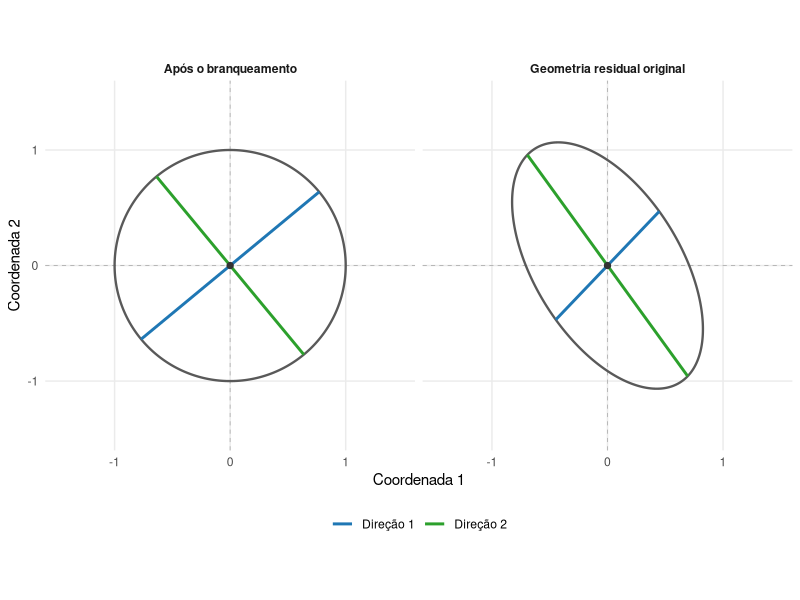

Write R code to recreate this figure.
## ---- chunk 1
#| label: fig-manova-branqueamento
#| fig-cap: "Branqueamento da geometria residual. À esquerda, o contorno representa as combinações lineares normalizadas por $\\mathbf a^\\top\\mathbf E\\mathbf a=1$. Após a transformação $\\mathbf z=\\mathbf E^{1/2}\\mathbf a$, a métrica residual torna-se euclidiana e o contorno transforma-se no círculo unitário. As linhas indicam as duas direções características do problema."
#| echo: false
#| warning: false
#| message: false
#| fig-width: 8
#| fig-height: 4.5
#| fig-align: center

library(ggplot2)

library(ggplot2)

E <- matrix(
  c(
    2.0, 0.8,
    0.8, 1.2
  ),
  nrow = 2,
  byrow = TRUE
)

H <- matrix(
  c(
    2.2, 1.4,
    1.4, 1.2
  ),
  nrow = 2,
  byrow = TRUE
)

decomp_E <- eigen(E, symmetric = TRUE)

E_menos_meio <-
  decomp_E$vectors %*%
  diag(1 / sqrt(decomp_E$values)) %*%
  t(decomp_E$vectors)

M_HE <-
  E_menos_meio %*%
  H %*%
  E_menos_meio

decomp_M <- eigen(M_HE, symmetric = TRUE)

V <- decomp_M$vectors

orientacao <- ifelse(V[1, ] < 0, -1, 1)
V <- sweep(V, 2, orientacao, "*")

alpha <- E_menos_meio %*% V

theta <- seq(0, 2 * pi, length.out = 400)

circulo <- rbind(
  cos(theta),
  sin(theta)
)

elipse <- t(E_menos_meio %*% circulo)
circulo_t <- t(circulo)

contornos <- rbind(
  data.frame(
    x = elipse[, 1],
    y = elipse[, 2],
    painel = "Geometria residual original"
  ),
  data.frame(
    x = circulo_t[, 1],
    y = circulo_t[, 2],
    painel = "Após o branqueamento"
  )
)

direcoes <- rbind(
  data.frame(
    x = -alpha[1, ],
    y = -alpha[2, ],
    xend = alpha[1, ],
    yend = alpha[2, ],
    direcao = c("Direção 1", "Direção 2"),
    painel = "Geometria residual original"
  ),
  data.frame(
    x = -V[1, ],
    y = -V[2, ],
    xend = V[1, ],
    yend = V[2, ],
    direcao = c("Direção 1", "Direção 2"),
    painel = "Após o branqueamento"
  )
)

origens <- data.frame(
  x = c(0, 0),
  y = c(0, 0),
  painel = c(
    "Geometria residual original",
    "Após o branqueamento"
  )
)

ggplot() +
  geom_hline(
    yintercept = 0,
    linewidth = 0.3,
    linetype = "dashed",
    color = "grey70"
  ) +
  geom_vline(
    xintercept = 0,
    linewidth = 0.3,
    linetype = "dashed",
    color = "grey70"
  ) +
  geom_path(
    data = contornos,
    aes(x = x, y = y),
    linewidth = 0.8,
    color = "grey35"
  ) +
  geom_segment(
    data = direcoes,
    aes(
      x = x,
      y = y,
      xend = xend,
      yend = yend,
      color = direcao
    ),
    linewidth = 1
  ) +
  geom_point(
    data = origens,
    aes(x = x, y = y),
    size = 1.8,
    color = "grey20"
  ) +
  facet_wrap(
    ~painel,
    nrow = 1
  ) +
  scale_color_manual(
    values = c(
      "Direção 1" = "#1f77b4",
      "Direção 2" = "#2ca02c"
    )
  ) +
  coord_equal(
    xlim = c(-1.6, 1.6),
    ylim = c(-1.6, 1.6),
    expand = FALSE
  ) +
  labs(
    x = "Coordenada 1",
    y = "Coordenada 2",
    color = NULL
  ) +
  theme_minimal(base_size = 11) +
  theme(
    panel.grid.minor = element_blank(),
    legend.position = "bottom",
    strip.text = element_text(face = "bold")
  )
